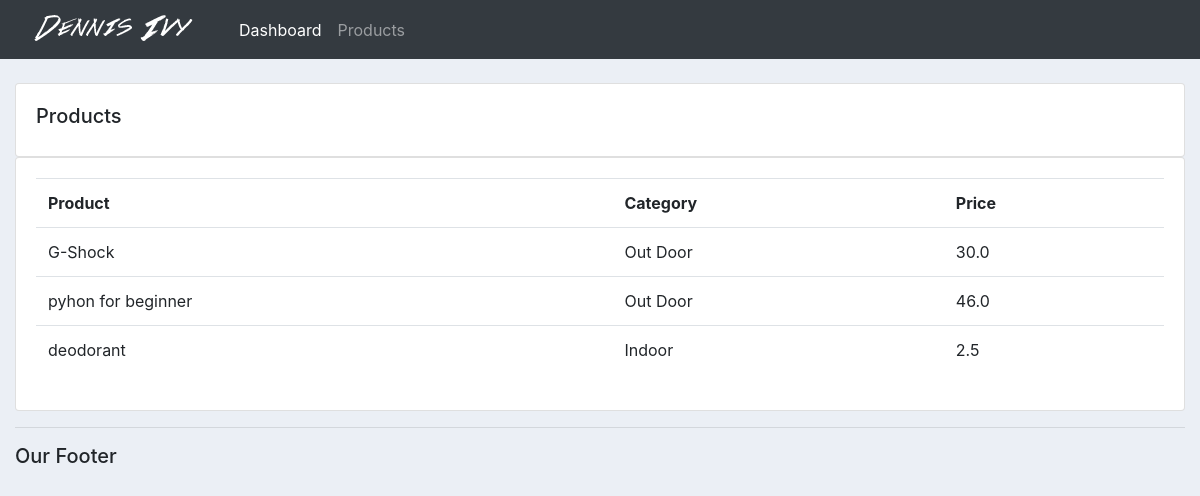
Screenshot of /products/ with the database file from the repository.
### accounts/models.py (models this page shows, shortened)
class Product(models.Model):
    CATEGORY = (
        ('Indoor', 'Indoor'),
        ('Out Door', 'Out Door'),
    )
    name = models.CharField(max_length=200, null=True)
    price = models.FloatField(null=True)
    category = models.CharField(max_length=200, null=True, choices=CATEGORY)
    description = models.CharField(max_length=200, null=True, blank=True)
    date_created = models.DateTimeField(auto_now_add=True, null=True)
    tags = models.ManyToManyField(Tag)

### accounts/views.py (the view)
# urls.py: path('products/', views.products, name='products'),
def products(request):
    products = Product.objects.all()
    return render(request, 'accounts/products.html', {'products': products})

### accounts/templates/accounts/products.html
{% extends 'accounts/main.html' %}
{% block content %}
        <br>
		<div class="row">
			<div class="col-md">
				<div class="card card-body">
					<h5>Products</h5>
				</div>
				<div class="card card-body">
					<table class="table">
						<tr>
							<th>Product</th>
							<th>Category</th>
							<th>Price</th>
						</tr>
						{% for i in products %}
						 <tr>
							<td>
								{{i.name}}
							</td>
							 <td>
								{{i.category}}
							</td>
							 <td>
								{{i.price}}
							</td>
						 </tr>
						{% endfor %}
					</table>
				</div>
			</div>
		</div>
{% endblock %}

### static/css/main.css (style rules this page uses)
body { background-color: #ebeff5; }

### rows the page displays
Product: name "G-Shock", category "Out Door", price "30.0"
Product: name "pyhon for beginner", category "Out Door", price "46.0"
Product: name "deodorant", category "Indoor", price "2.5"
